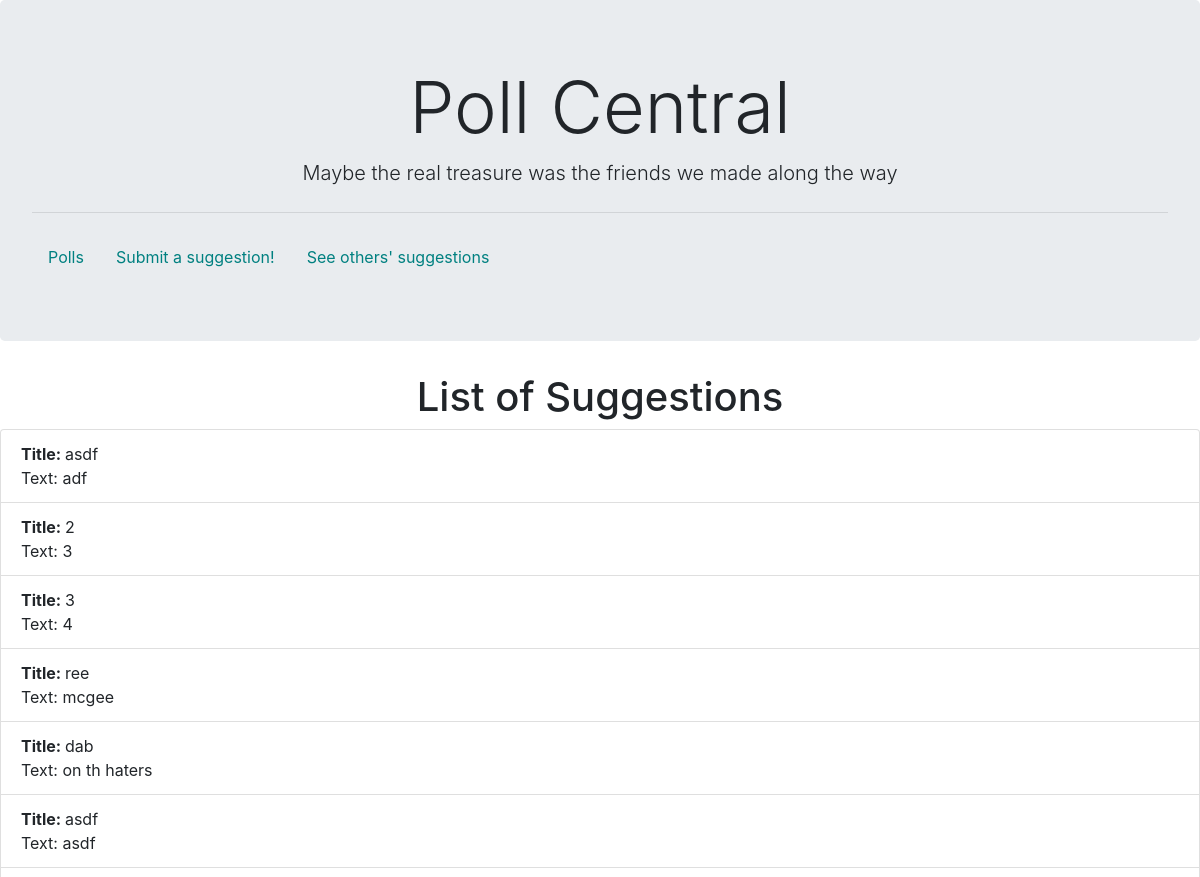
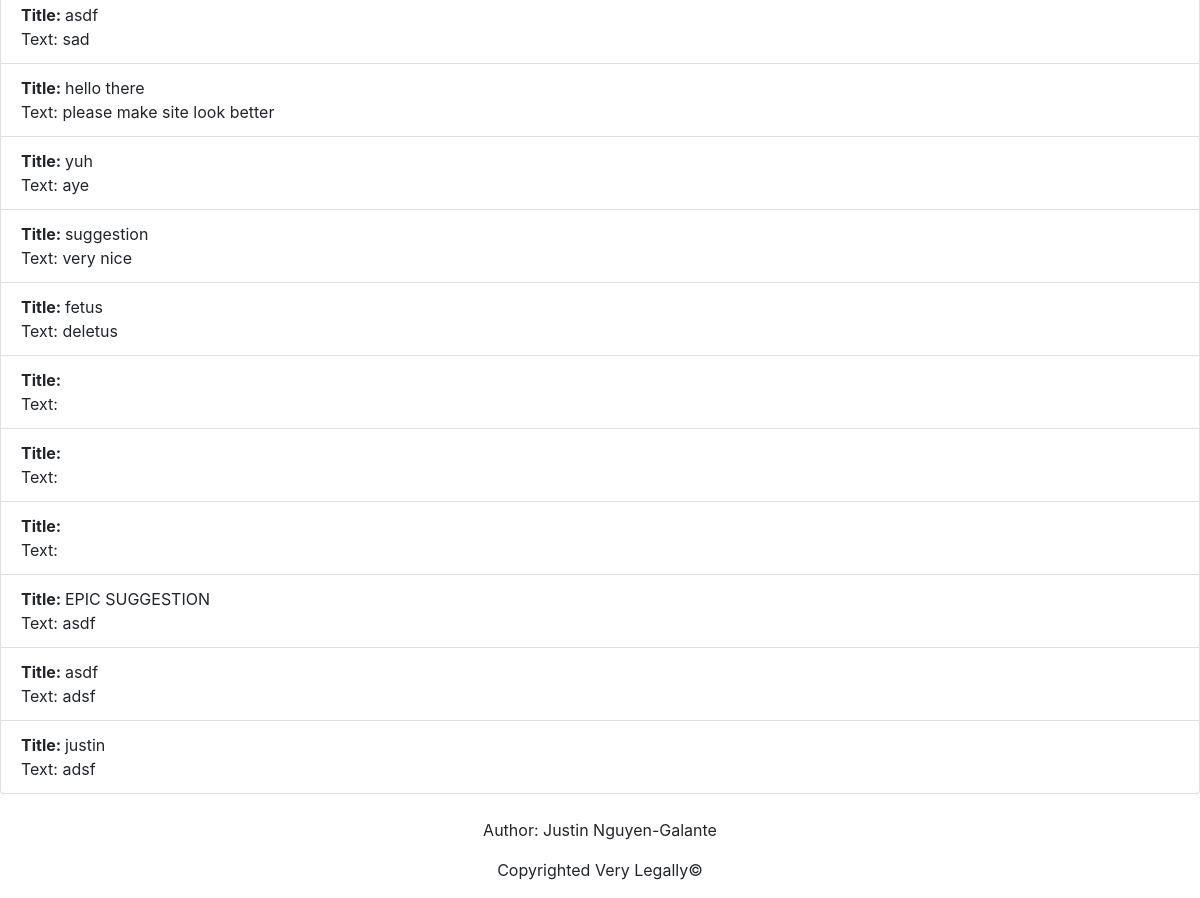
/polls/suggestions/list/, run on the app's committed database (2 pictures, top to bottom).
### polls/models.py (models this page shows, shortened)
class Suggestion(models.Model):
    name = models.CharField(max_length=200)
    body = models.TextField()

### polls/views.py (the view)
# urls.py: path('suggestions/list/', views.suggestions_list, name='suggestions_list'),
def suggestions_list(request):
    suggestion_list_context = Suggestion.objects.all()
    return render(request, 'polls/suggestions_list.html', {'suggestion_list': suggestion_list_context,})

### polls/templates/polls/suggestions_list.html
{% extends 'polls/base.html' %}
{% block content %}
<div>
    <h1 align = "center">List of Suggestions</h1>
    {% if suggestion_list %}
    <ul class = "list-group">
        {% for suggestion in suggestion_list %}
        <li class = "list-group-item">
            <strong>Title: </strong>{{ suggestion.name }}
            <br>
            Text: {{ suggestion.body}}
        </li>
        {% endfor %}
    </ul>
    {% else %}
        <p>No suggestions have been submitted</p>
    {% endif %}
</div>
{% endblock %}

### data on the page
Suggestion: name "asdf", body "adf"
Suggestion: name "2", body "3"
Suggestion: name "3", body "4"
Suggestion: name "ree", body "mcgee"
Suggestion: name "dab", body "on th haters"
Suggestion: name "asdf", body "asdf"
Suggestion: name "asdf", body "sad"
Suggestion: name "hello there", body "please make site look better"
Suggestion: name "yuh", body "aye"
Suggestion: name "suggestion", body "very nice"
Suggestion: name "fetus", body "deletus"
Suggestion: name "EPIC SUGGESTION", body "asdf"
Suggestion: name "asdf", body "adsf"
Suggestion: name "justin", body "adsf"
